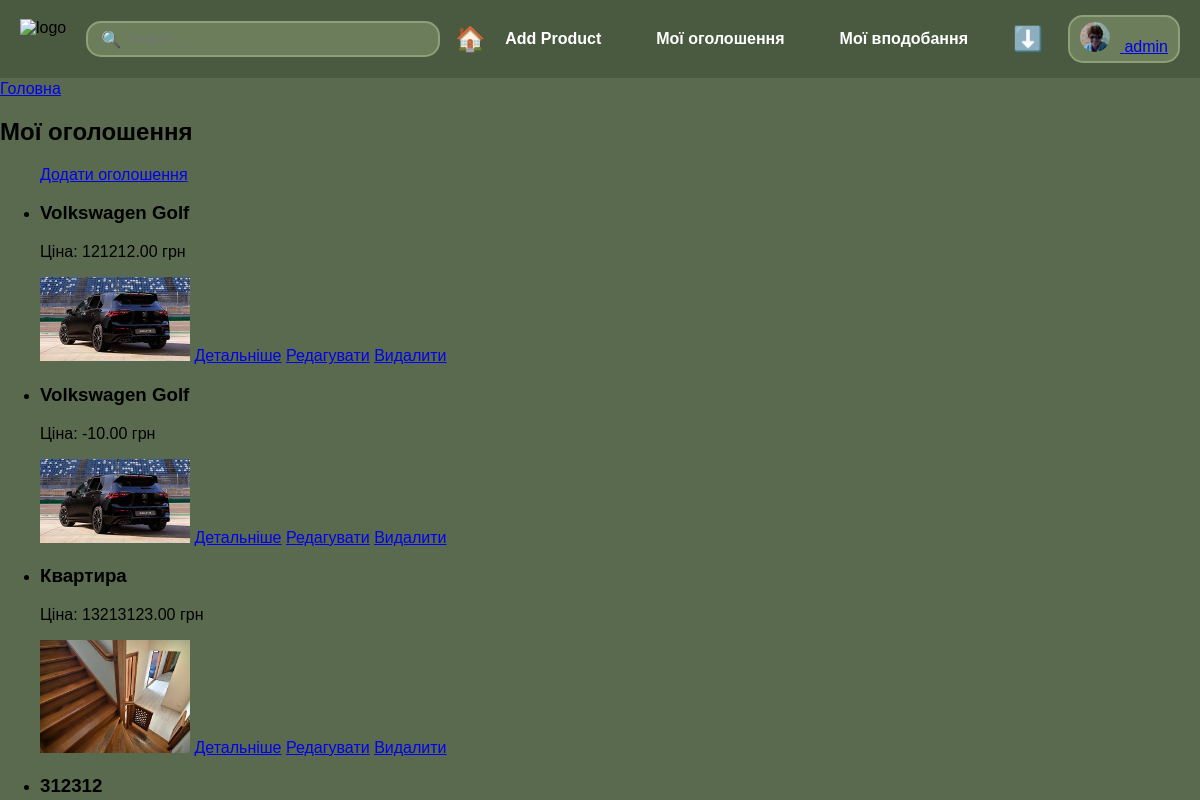
The page /my_listings (signed in) on the database its author committed.
### products/models.py (models this page shows, shortened)
class Product(models.Model):
    CATEGORY_CHOICES = [
        ('Авто', 'Авто'),
        ('Електроніка', 'Електроніка'),
        ('Дім сад', 'Дім сад'),
        ('Одяг', 'Одяг'),
        ('Нерухомість', 'Нерухомість'),
        ('Дитячий світ', 'Дитячий світ'),
        ('Тварини', 'Тварини'),
        ('Інше', 'Інше'),
    ]
    name = models.CharField(max_length=255)
    price = models.DecimalField(max_digits=10, decimal_places=2, validators=[MinValueValidator(1)])
    description = models.TextField()
    category = models.CharField(max_length=40, choices=CATEGORY_CHOICES)
    image = models.ImageField(upload_to='product_images/', blank=True, null=True)
    author = models.ForeignKey(User, on_delete=models.CASCADE)
    favorites = models.ManyToManyField(User, related_name='favorite_products', blank=True)

### products/views.py (the view)
# urls.py: path('my_listings', my_listings, name='my_listings'),
@login_required
def my_listings(request):
    products = Product.objects.filter(author=request.user)
    return render(request, 'products/my_listings.html', {'products': products})

### products/templates/products/my_listings.html
{% extends "products/product_list.html" %}
{% block content %}
<body>
    <header>
        <h1>Ласкаво просимо</h1>
        <nav>
            <a href="/">Головна</a>
        </nav>
    </header>
    <h2>Мої оголошення</h2>
    <ul>
        <a href="{% url 'add_product' %}">Додати оголошення</a>
        {% for product in products %}
            <li>
                <h3>{{ product.name }}</h3>
                <p>Ціна: {{ product.price }} грн</p>
                {% if product.image %}
                    <img src="{{ product.image.url }}" alt="{{ product.name }}" width="150">
                {% endif %}
                <a href="{% url 'details' product.id %}">Детальніше</a>
                <a href="{% url 'edit_product' product.id %}">Редагувати</a>
                <a href="{% url 'delete_product' product.id %}">Видалити</a>
            </li>
        {% empty %}
            <p>У вас немає активних оголошень.</p>
        {% endfor %}
    </ul>
</body>
</html>
{% endblock %}

### products/templates/products/product_list.html (shortened to what this page needs)
<!DOCTYPE html>
<html lang="uk">
<head>
</head>
<body>
    <div class="header">
        <div class="logo">
            <img src="logo.png" alt="logo">
        </div>
        <div class="search-container">
            <span class="search-icon">🔍</span>
            <input type="text" id="search-bar" class="search-bar" placeholder="Search..." onkeyup="filterProducts()">
        </div>
        <a href="/" class="home-button" title="На головну">🏠</a>
        <div class="user-section">
            <a class="add-product" href="/add">Add Product</a>
            <a class="add-product" href="/my_listings">Мої оголошення</a>
            <a class="add-product" href="/my_favorites">Мої вподобання</a>
            <a href="?sort={% if sort_order == 'asc' %}desc{% else %}asc{% endif %}{% if selected_category %}&category={{ selected_category }}{% endif %}"
               class="sort-button">
                {% if sort_order == "asc" %}
                    ⬆️
                {% else %}
                    ⬇️
                {% endif %}
            </a>
            <div class="user-info">
                {% if user.is_authenticated %}
                    <a href="{% url 'profile' %}">
                        <img src="{{ user.profile.avatar.url|default:'site_images/ava1.png' }}" alt="Avatar">
                        <span>{{ user.username }}</span>
                    </a>
                {% else %}
                    <a href="{% url 'login' %}">Увійти</a>
                {% endif %}
            </div>
        </div>
    </div>
    <div style="position: fixed; width: 100%;display: block;">
    {% block content %}{% endblock %}

### products/templates/products/product_list.html (style rules this page uses)
body { background-color: #5a6a4f; font-family: Arial, sans-serif; margin: 0; padding: 0; display: flex; }
.header { display: flex; align-items: center; justify-content: space-between; background-color: #4a5a40; padding: 15px 20px; position: fixed; top: 0; left: 0; right: 0; z-index: 1000; }
.logo { display: flex; align-items: center; margin-right: 20px; }
.logo img { height: 40px; width: auto; }
.search-container { display: flex; align-items: center; background-color: #6b7d5a; padding: 3px 10px; border-radius: 15px; border: 2px solid #8ea078; flex-grow: 1; max-width: 500px; }
.search-icon { padding: 3px; color: white; }
.search-bar { flex-grow: 1; border: none; padding: 5px; border-radius: 15px; outline: none; background-color: transparent; color: white; font-size: 14px; }
.user-info { display: flex; align-items: center; background-color: #6b7d5a; padding: 5px 10px; border-radius: 15px; border: 2px solid #8ea078; color: white; }
.user-section { display: flex; align-items: center; gap: 15px; }
.user-info img { height: 30px; width: 30px; border-radius: 50%; margin-right: 10px; }
.add-product { display: inline-block; background-color: #4a5a40; color: white; padding: 10px 20px; border-radius: 8px; text-decoration: none; font-weight: bold; transition: background-color 0.3s, transform 0.2s; }
.sort-button { background-color: transparent; color: white; padding: 10px; text-decoration: none; font-size: 24px; display: inline-block; transition: transform 0.3s; }
.home-button { font-size: 24px; text-decoration: none; margin-left: 15px; color: white; transition: transform 0.3s; }

### rows shown on the page
Product: name "Volkswagen Golf", price "121212.00", image (picture)
Product: name "Volkswagen Golf", price "-10.00", image (picture)
Product: name "Квартира", price "13213123.00", image (picture)
Product: name "312312"

### other values the page prints
{{ user.username }} "admin"
